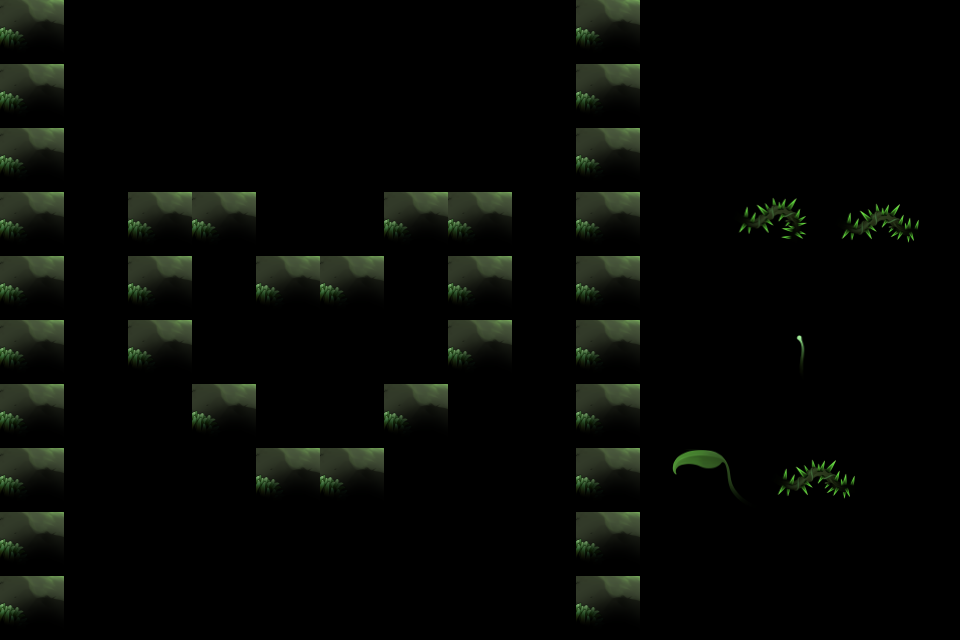

Rendered tile map (Tiled .tmx) drawn with the repository's tilesets; below, a short description and the full map source, tile grids included:
An orthogonal 15x10 tile map with 64x64 px tiles, 1 tile layer (Calque de Tuiles 1).

<map version="1.4" tiledversion="1.4.3" orientation="orthogonal" renderorder="right-down" width="15" height="10" tilewidth="64" tileheight="64" infinite="0" nextlayerid="2" nextobjectid="1">
 <editorsettings>
  <export target="carteTest2.csv" format="csv" />
 </editorsettings>
 <tileset firstgid="1" source="../tilesets/caverne_moussue.tsx" />
 <layer id="1" name="Calque de Tuiles 1" width="15" height="10">
  <data encoding="csv">
18,0,0,0,0,0,0,0,0,18,0,0,0,0,0,
18,0,0,0,0,0,0,0,0,18,0,0,0,0,0,
18,0,0,0,0,0,0,0,0,18,0,0,0,0,0,
18,0,18,18,0,0,18,18,0,18,0,69,70,71,72,
18,0,18,0,18,18,0,18,0,18,0,0,0,0,0,
18,0,18,0,0,0,0,18,0,18,0,0,115,0,0,
18,0,0,18,0,0,18,0,0,18,0,0,0,0,0,
18,0,0,0,18,18,0,0,0,18,183,184,71,72,0,
18,0,0,0,0,0,0,0,0,18,0,0,0,0,0,
18,0,0,0,0,0,0,0,0,18,0,0,0,0,0
</data>
 </layer>
</map>